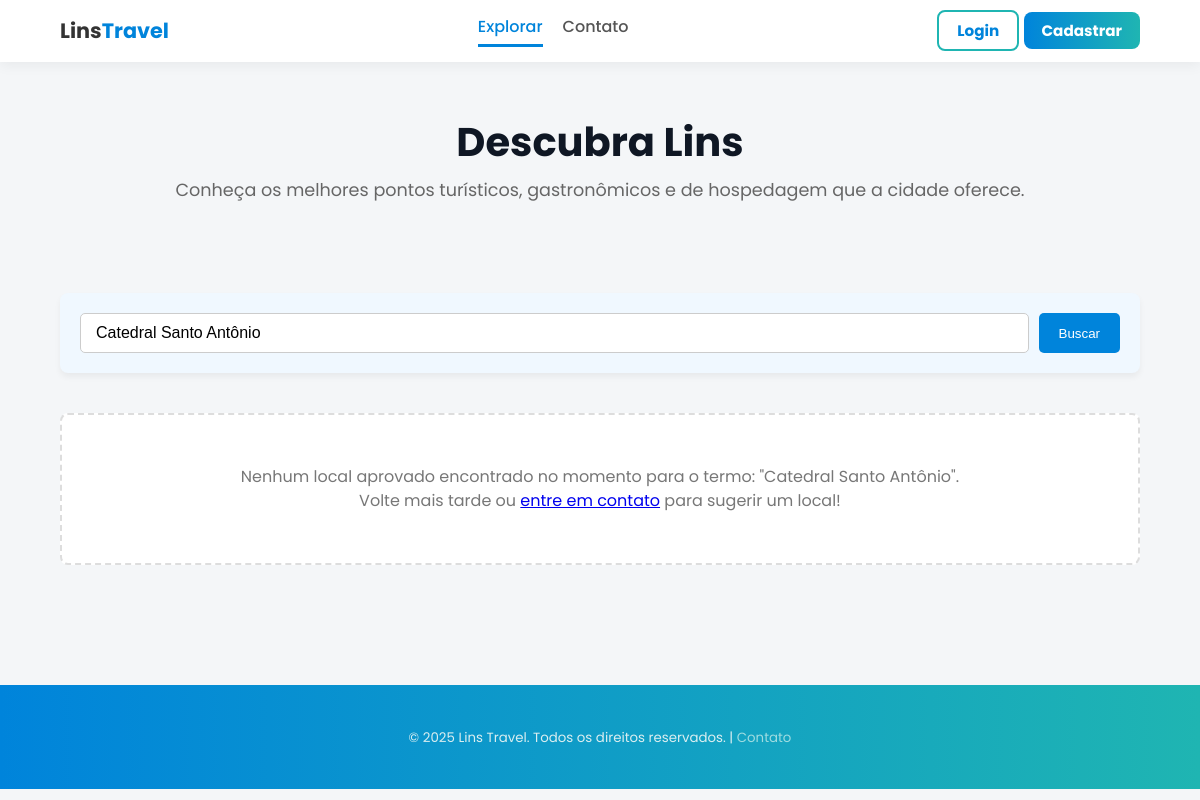
/php/explorar.php?busca=Catedral Santo Antônio, run on an earlier commit of the app's database.
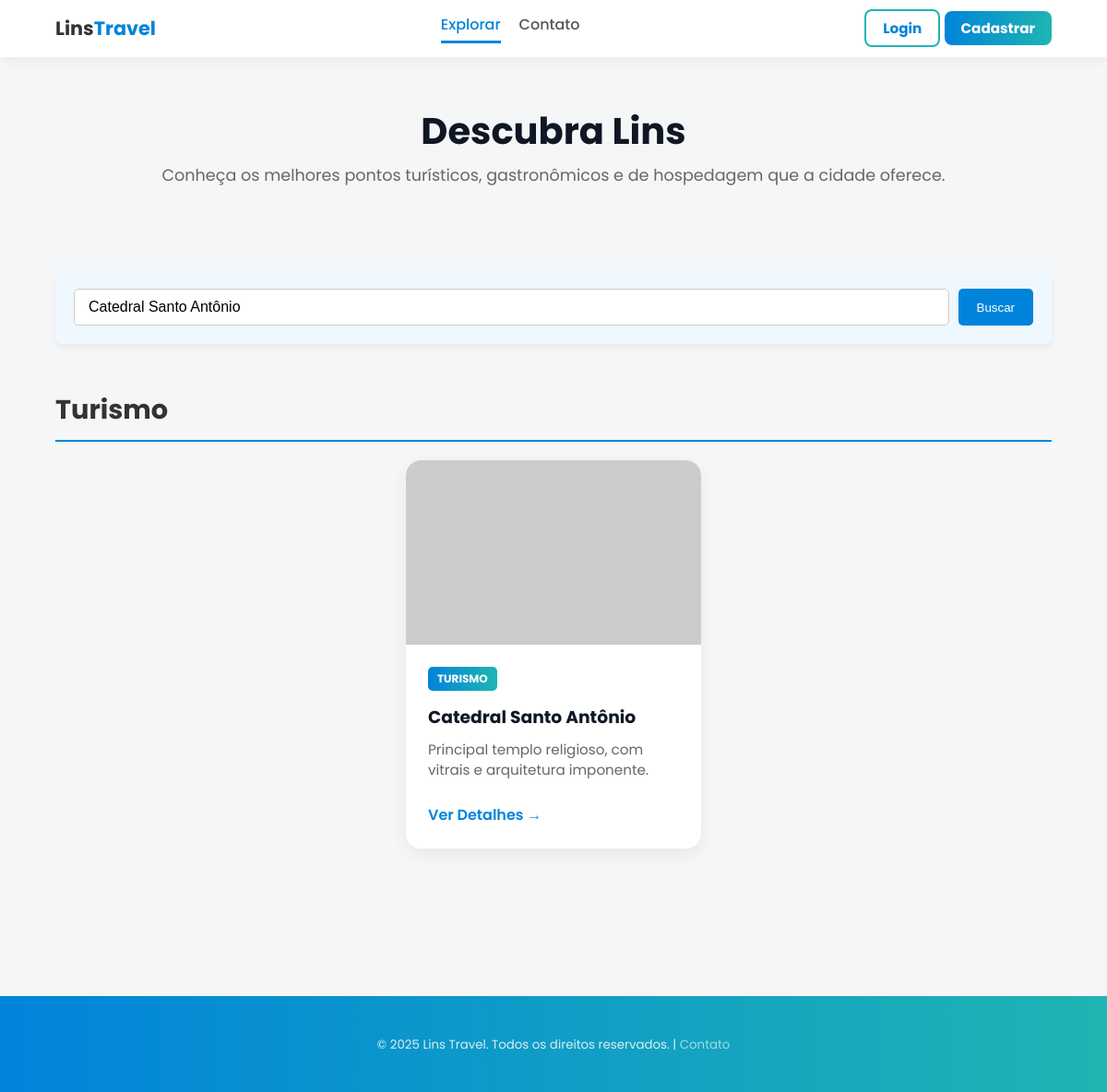
And on a later commit of the database.
### tables this page shows
CREATE TABLE `lugares` (
  `id` int(11) NOT NULL,
  `dono_id` int(11) NOT NULL,
  `nome` varchar(255) NOT NULL,
  `descricao` text NOT NULL,
  `endereco` varchar(255) NOT NULL,
  `imagem` varchar(255) NOT NULL,
  `categoria` enum('destaque','turismo','gastronomia','hospedagem') NOT NULL,
  `status_aprovacao` enum('pendente','aprovado','rejeitado','') NOT NULL,
  `estrelas_media` decimal(2,1) NOT NULL,
  `data_cadastro` datetime NOT NULL,
  `cep` varchar(10) DEFAULT NULL,
  `telefone` varchar(15) DEFAULT NULL
);

### php/explorar.php (the view, shortened to what the changed rows need)
<?php
include "conn.php";
function buscarLocaisAprovados($pdo, $termoBusca = null) {
    $sql = "SELECT
                id,
                nome,
                descricao,
                categoria,
                imagem
            FROM lugares
            WHERE status_aprovacao = 'aprovado'";
    $params = [];
    if ($termoBusca) {
        $sql .= " AND (nome LIKE :busca OR descricao LIKE :busca)";
        $params['busca'] = '%' . $termoBusca . '%';
    }
    $sql .= " ORDER BY categoria, nome ASC";
    try {
        $stmt = $pdo->prepare($sql);
        $stmt->execute($params);
        return $stmt->fetchAll(PDO::FETCH_ASSOC);
    } catch (PDOException $e) {
        error_log("Erro ao buscar locais aprovados: " . $e->getMessage());
        return [];
    }
}
$termoBusca = $_GET['busca'] ?? null;
$locais = buscarLocaisAprovados($pdo, $termoBusca);
$locaisPorCategoria = [];
foreach ($locais as $lugar) {
    $categoria_key = strtolower($lugar['categoria']);
    $locaisPorCategoria[$categoria_key][] = $lugar;
}
$categoriasMap = [
    'destaque' => 'Destaques',
    'turismo' => 'Turismo',
    'gastronomia' => 'Gastronomia',
    'hospedagem' => 'Hospedagem'
];
?>
<!DOCTYPE html>
<html lang="pt-br">
<head>
    <link rel="stylesheet" href="../css/style.css">
    <link rel="stylesheet" href="../css/explorar.css">
</head>
<body>
<main>
    <header class="page-header">
        <div class="container">
            <h1>Descubra Lins</h1>
        </div>
    </header>
    <section class="section explorar-section">
        <div class="container">
            <?php if (empty($locais)): ?>
                <div class="no-results">
                    <p>Nenhum local aprovado encontrado no momento<?php echo $termoBusca ? ' para o termo: "'.htmlspecialchars($termoBusca).'"' : ''; ?>.</p>
                    <p>Volte mais tarde ou <a href="contato.php" class="action-link">entre em contato</a> para sugerir um local!</p>
                </div>
            <?php else: ?>
                <?php
                foreach ($categoriasMap as $categoria_key => $categoria_titulo):
                    if (isset($locaisPorCategoria[$categoria_key])):
                ?>
                        <section id="<?= $categoria_key ?>" class="category-section">
                            <h2 class="category-title"><?= $categoria_titulo ?></h2>
                            <div class="grid">
                                <?php foreach ($locaisPorCategoria[$categoria_key] as $lugar):
                                    $detail_link = "detalhe.php?id=" . $lugar['id'];
                                ?>
                                    <a href="<?= $detail_link ?>" class="card">
                                        <div class="card-media"
                                            style="background-image: url('<?= htmlspecialchars($lugar['imagem']) ?>');"
                                            onerror="this.style.backgroundImage='url(https://placehold.co/400x200/cccccc/333333?text=Imagem+N%C3%A3o+Dispon%C3%ADvel)'">
                                        </div>
                                        <div class="card-body">
                                            <span class="status-badge"
                                                style="background: linear-gradient(90deg, #0084db, #1fb5b2); font-size: 0.75rem;">
                                                <?= htmlspecialchars(ucfirst($lugar['categoria'])) ?>
                                            </span>
                                            <h3><?= htmlspecialchars($lugar['nome']) ?></h3>
                                            <p>
                                                <?= htmlspecialchars(mb_strimwidth($lugar['descricao'], 0, 100, "...")) ?>
                                            </p>
                                            <div class="card-action-btn">
                                                Ver Detalhes &rarr;
                                            </div>
                                        </div>
                                    </a>
                                <?php endforeach; ?>
                            </div>
                        </section>
                <?php
                    endif;
                endforeach;
                ?>
            <?php endif; ?>
        </div>
    </section>
</main>
</body>
</html>

What changed in the data, as far as the page shows it:
added lugares: categoria_titulo "Turismo", categoria "TURISMO", nome "Catedral Santo Antônio", descricao "Principal templo religioso, com vitrais e arquitetura imponente."
Also different on the page:
$termoBusca: "Catedral Santo Antônio" → (not shown)
text no longer shown: "Nenhum local aprovado encontrado no momento para o termo: \" \" . Volte mais tarde ou entre em contato para sugerir um local!"
